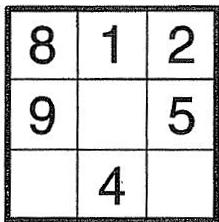
%> input picture SudokuSolver/output/part0opencv/Warmup.JPG, 219 x 222 px, given in place of Warmup.tif, which was not available
$ octave part0.m   (GNU Octave 9; MATLAB toolbox functions it lacks are replaced by stand-ins)
%> lines starting %> are read from the running program, lines starting %| are printed output that depends on the picture; in (x1, y1, x2, y2) boxes, pixels count from 0 and x2, y2 are one past the last pixel; in counts of white or black regions, pixels touching at a corner belong together; the program's own positions count from 1; pictures that were not available may be replaced by others from this repository, and a replacement may not be noted
image = imread('Warmup.tif');
%> image is the input picture: size 222x219x3 uint8; min 0, max 255, mean 211.2
%level = graythresh(image);
A = im2bw(image,0.5);
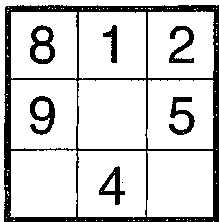
%> A: size 222x219 logical; 82.1% white; 8 black regions (1 under 20 px), largest, box (x1, y1, x2, y2) and area: (4, 5, 219, 222) 6334, (30, 25, 55, 64) 487, (30, 96, 55, 135) 465
figure, imshow(A);
e1 = imfill(A,'holes');
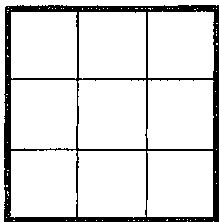
%> e1: size 222x219 logical; 87% white; 1 black region, box (x1, y1, x2, y2) and area: (4, 5, 219, 222) 6334
figure, imshow(e1);
x1 = xor(e1,A);
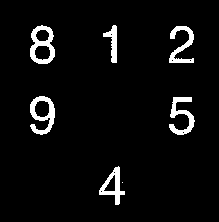
%> x1: size 222x219 logical; 4.9% white; 7 white regions (1 under 20 px), largest, box (x1, y1, x2, y2) and area: (30, 25, 55, 64) 487, (30, 96, 55, 135) 465, (169, 97, 195, 135) 423, (169, 26, 194, 63) 394, (99, 166, 125, 205) 366, (103, 25, 117, 63) 250
%imshow(x1);
x1 = ~x1;
figure, imshow(x1);

$ run again, with SudokuSolver/output/part0opencv/part0res2opencv.png saved as SudokuSolver/output/part0opencv/Warmup.JPG
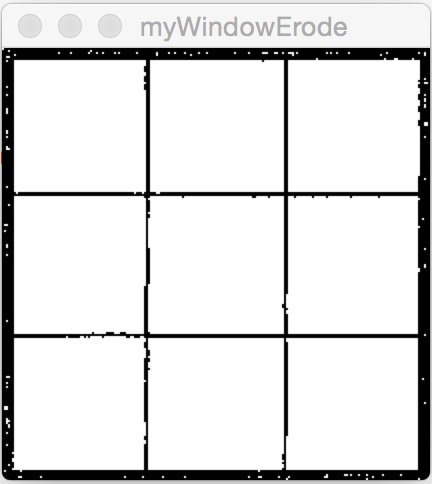
%> input picture SudokuSolver/output/part0opencv/part0res2opencv.png, 432 x 484 px, given in place of Warmup.tif, which was not available
%> image is the input picture: size 484x432x3 uint8; mean R, G, B 221.9, 221.9, 221.9
%> `A = im2bw(image,0.5);`:
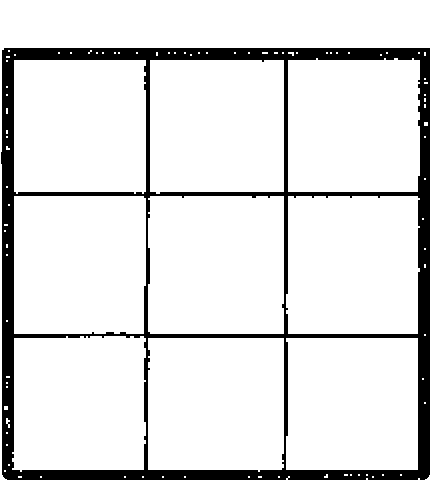
%> A: size 484x432 logical; 88.2% white; 1 black region, box (x1, y1, x2, y2) and area: (1, 48, 430, 480) 24724
%> e1: size 484x432 logical; every value is 1
